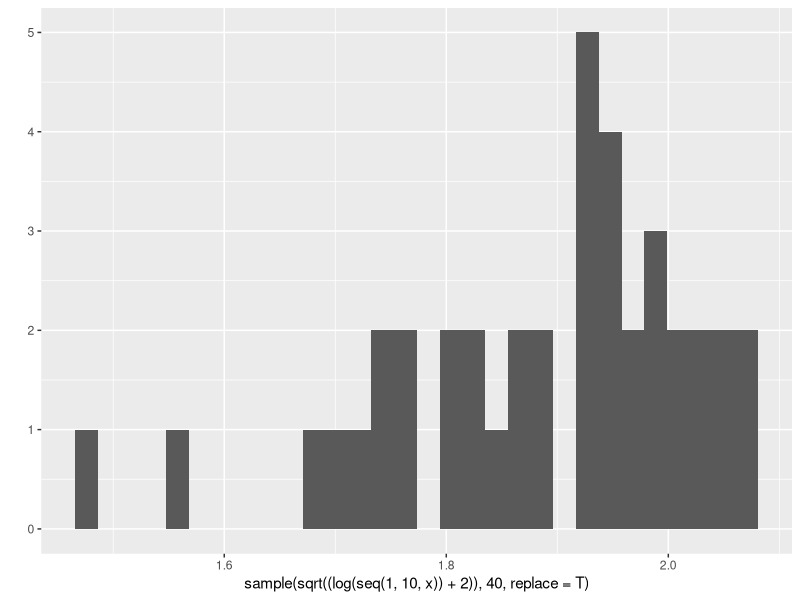
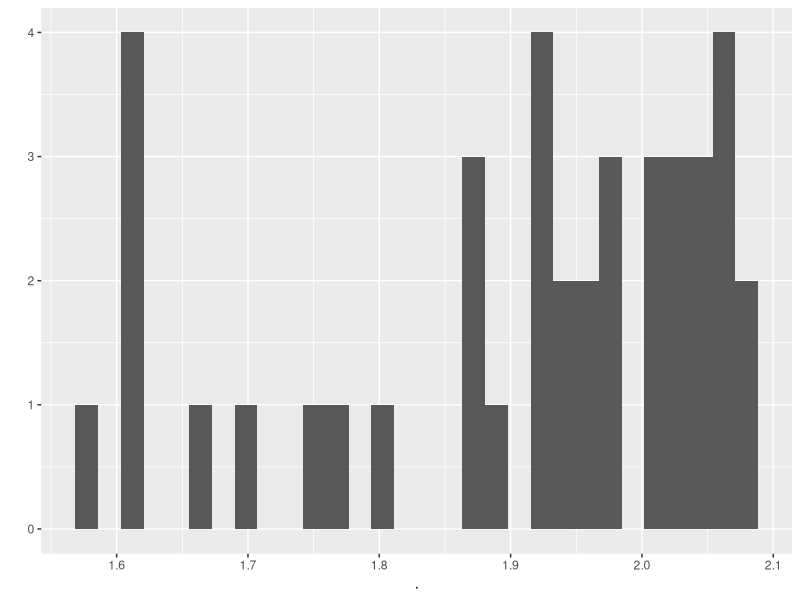
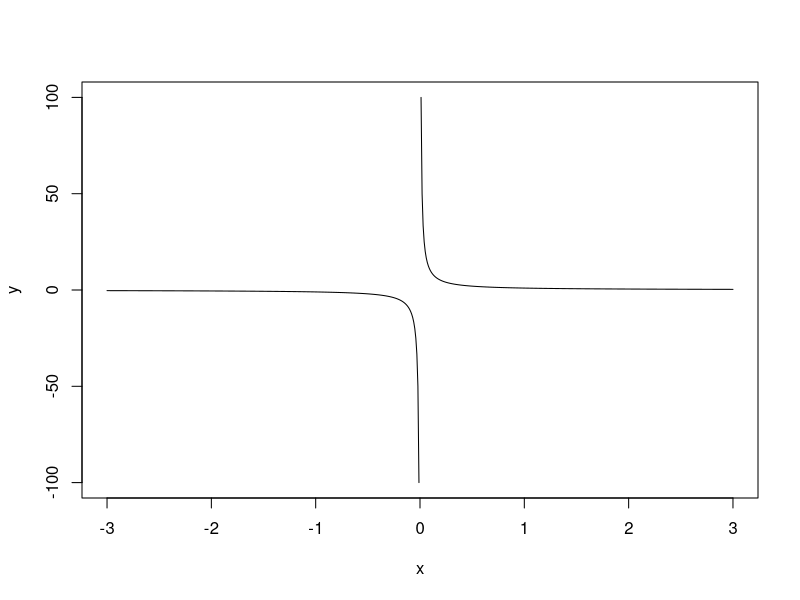
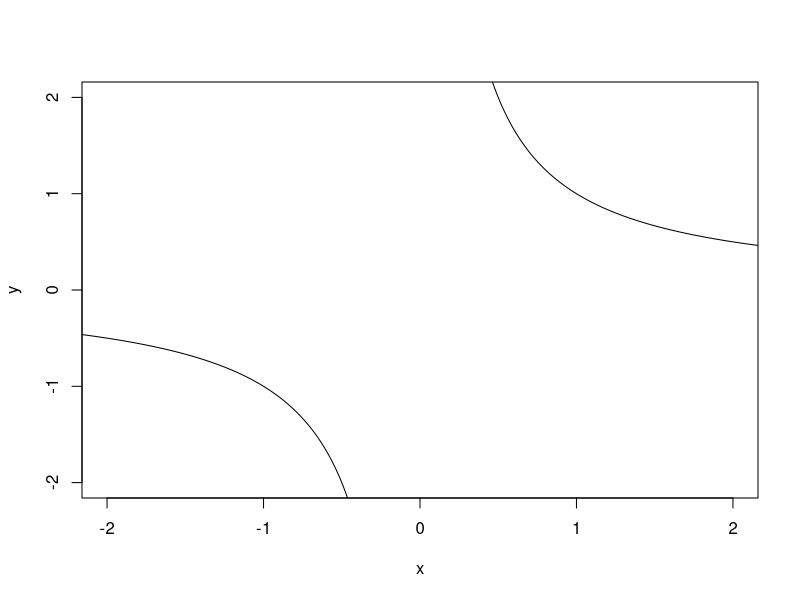
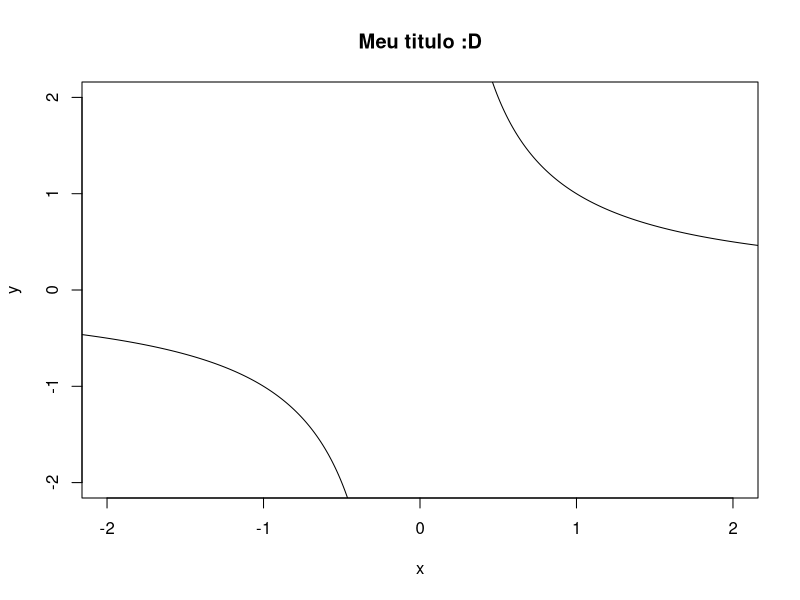
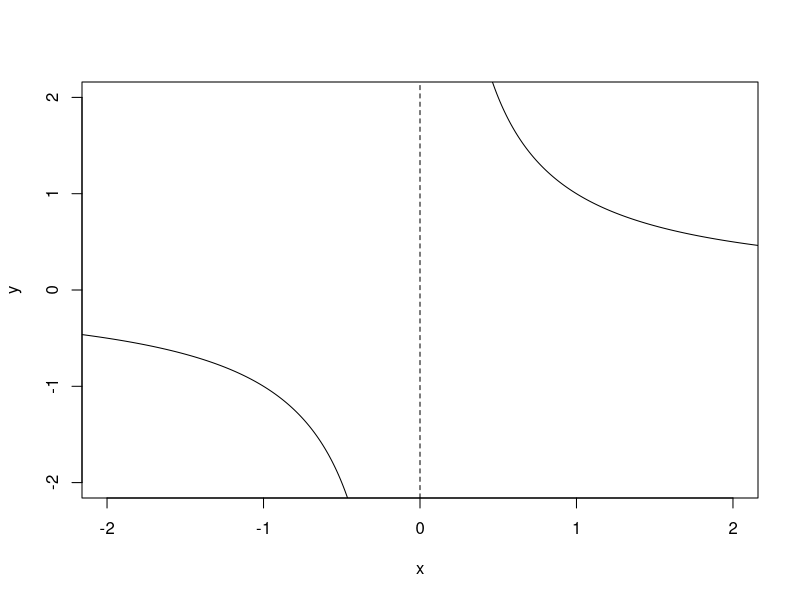
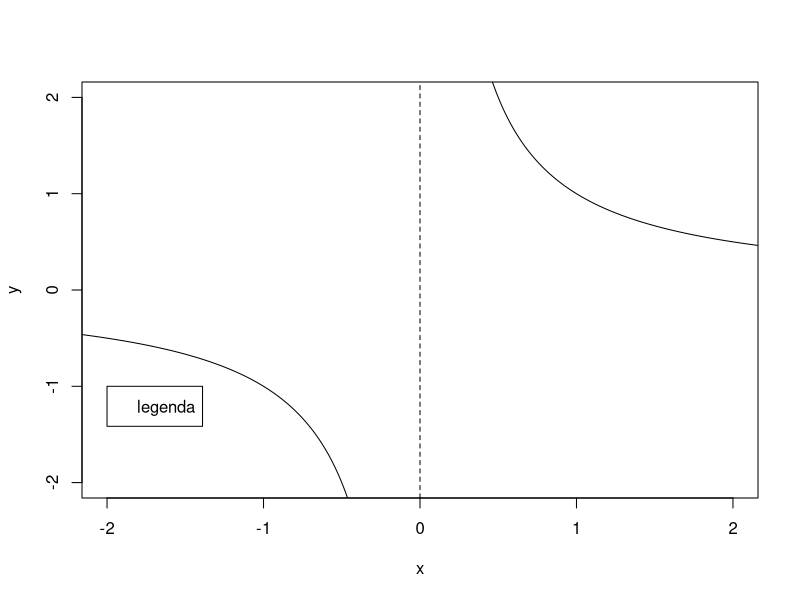

Here is the R script that generated these plots, in order:
## ---- chunk 1
cadastro <- matrix(c(NA, NA, NA, NA), nrow = 100, ncol = 4, 
                   dimnames = list(NULL, c("Nome", "Idade", "Cidade", "Telefone")))

cadastro[1, ] <- c("Maria das Dores", 56, 3025-111, "São Paulo")
cadastro[2, ] <- c("José Aníbal", 40, 3333-012, "Santos")
cadastro[3, ] <- c("Pedro Silva", 23, 3091-777, "São Paulo")
# ...
## ---- chunk 2
mean(as.numeric(cadastro[, 2]), na.rm = TRUE)
## ---- chunk 3
print(0.3/3, digits = 16)
## ---- chunk 4
data(diamonds, package = 'ggplot2')
diamonds[, sample(names(diamonds))]
## ---- chunk 5
data(diamonds, package = 'ggplot2')
diamonds[, sort(names(diamonds))]
## ---- chunk 6
data(diamonds, package = 'ggplot2')
diamonds$price_cat <- ifelse(diamonds$price < 300, 1, 0)
## ---- chunk 7
x1 <- 1:8
## ---- chunk 8
x <- 0.1
library(ggplot2)
qplot(x = sample(sqrt((log(seq(1, 10, x)) + 2)), 40, replace = T))
## ---- chunk 9
library(magrittr)
x %>% 
  seq(1, 10, .) %>% 
  log %>% 
  `+`(2) %>% 
  sqrt %>% 
  sample(40, replace = T) %>% 
  qplot()
## ---- chunk 10
x <- seq(-3, 3, 0.01)
y <- 1/x
plot(x, y, type = "l")
## ---- chunk 11
plot(x, y, type = "l", xlim = c(-2, 2), ylim = c(-2, 2))
## ---- chunk 12
plot(x, y, type = "l", xlim = c(-2, 2), ylim = c(-2, 2))
title('Meu titulo :D')
## ---- chunk 13
plot(x, y, type = "l", xlim = c(-2, 2), ylim = c(-2, 2))
abline(v = 0, lty = 2)
## ---- chunk 14
plot(x, y, type = "l", xlim = c(-2, 2), ylim = c(-2, 2))
abline(v = 0, lty = 2)
legend(x = -2, y = -1, legend = 'legenda')
## ---- chunk 15
par(mfrow = c(1, 2)) # ver ?par
